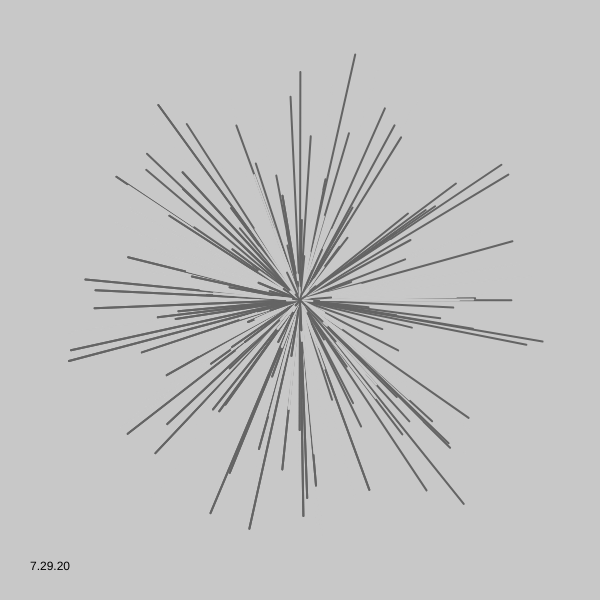
Frame 1 (no input)
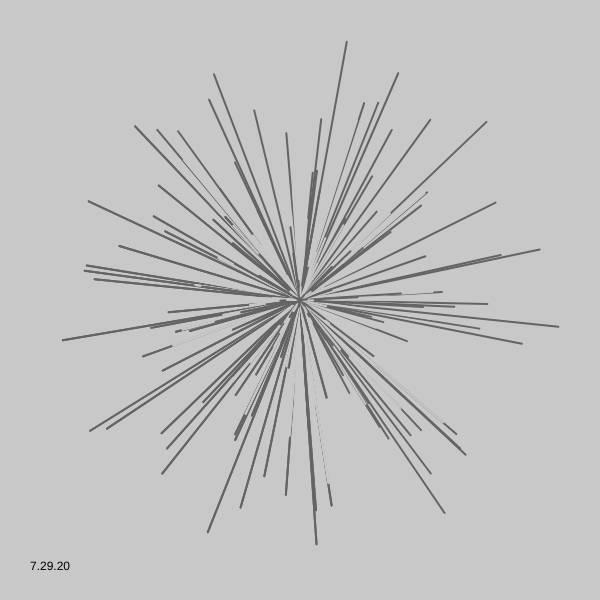
Frame 60 (no input)
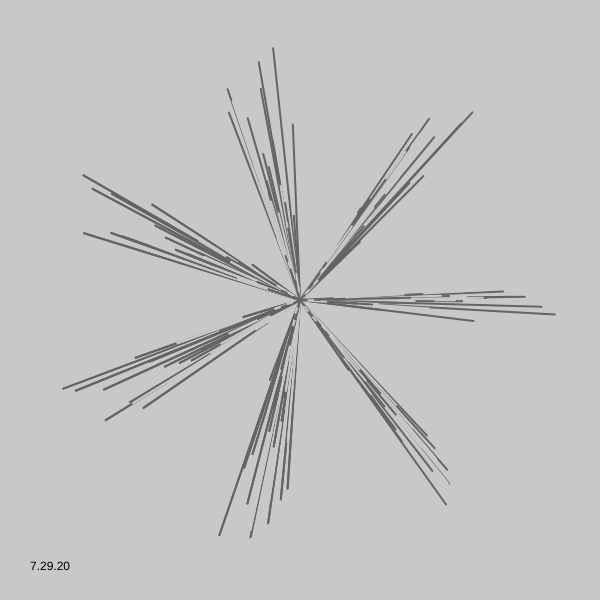
Frame 120 (the mouse pressed at the canvas centre since frame 60)

The p5.js sketch that drew these frames (run headless with seeded random() and noise() and a simulated clock; from frame 60 on, the mouse is pressed at the canvas centre):

// p5.js sketch
// ── sketch.js
let _divideNum;
let _noiseStep;
let _objectNum;
let _aryObjects = [];
let _aryColor = [];

function setup() {
  let canvasSize;
  createCanvas(600, 600);
  frameRate(20);
  noStroke();
  _divideNum = 7;
  _objectNum =40;
  _aryColor = [color(200),
              color(100)];
  for (let i = 0; i < _objectNum; i++) {
    let myColor;
    if (i % 2 == 0) {
      myColor = _aryColor[0];
    } else {
      myColor = _aryColor[1];
    }
    let newObject = new myObject(myColor, (_objectNum-i)/_objectNum);
    _aryObjects.push(newObject);
  }
}

function draw() {
  if (_objectNum%2 == 0) {
    background(_aryColor[0]);
  } else {
    background(_aryColor[1]);
  }
  for (let i = 0; i < _objectNum; i++) {
    _aryObjects[i].updateMe();
    _aryObjects[i].drawMe();
  }
  fill(0);
  noStroke();
  text("7.29.20", 30, height - 30);
}

class myObject {
  constructor(myColor, radiusRatio) {
    this.aryNoise = set_noise();
    this.color = myColor;
    this.centX = width/2;
    this.centY = height/2;
    this.maxRadius = width/1000 + width/2 * (radiusRatio ** 1);
  }
  updateMe() {
    update_noise(this.aryNoise);
  }
  drawMe() {
    _noiseStep = 0.03;
    this.minRadius = this.maxRadius*(0.7);
    let aryPoints = []; //angle, radius
    let sumNoiseAngle = calc_sum_noise(this.aryNoise, 0);
    let currentSumNoise = noise(this.aryNoise[0][0]);
    for (let i = 0; i < _divideNum; i++) {
      aryPoints[i] = []
      currentSumNoise += noise(this.aryNoise[i][0]);
      aryPoints[i][0] = 2*PI*currentSumNoise/sumNoiseAngle;
      aryPoints[i][1] = this.minRadius + (this.maxRadius - this.minRadius) * noise(this.aryNoise[i][1]);
    }
    fill(this.color);
    stroke(this.color);
    strokeWeight(2);
    for (let i = 0; i < _divideNum; i++) {
      line(this.centX + aryPoints[i][1] * cos(aryPoints[i][0]),
                  this.centY + aryPoints[i][1] * sin(aryPoints[i][0]), width/2, height/2);
    }
    for (let i = 0; i < 3; i++) {
      line(this.centX + aryPoints[i][1] * cos(aryPoints[i][0]),
                  this.centY + aryPoints[i][1] * sin(aryPoints[i][0]), width/2, height/2);
    }

  }
}

function calc_sum_noise(ary, column) {
  let sum = 0;
  for (let i = 0; i < ary.length; i++) {
    sum += noise(ary[i][column]);
  }
  return sum;
}

function set_noise() {
  let aryNoise = [];
  for (let i = 0; i < _divideNum; i++) {
    aryNoise[i] = [];
    for (let j = 0; j < 5; j++) {
      aryNoise[i][j] = random();  
    }
  }
  return aryNoise;
}

function update_noise(aryNoise) {
  for (let i = 0; i < _divideNum; i++) {
    for (let j = 0; j < 2; j++) {
      aryNoise[i][j] += _noiseStep; 
    }
  }
}
